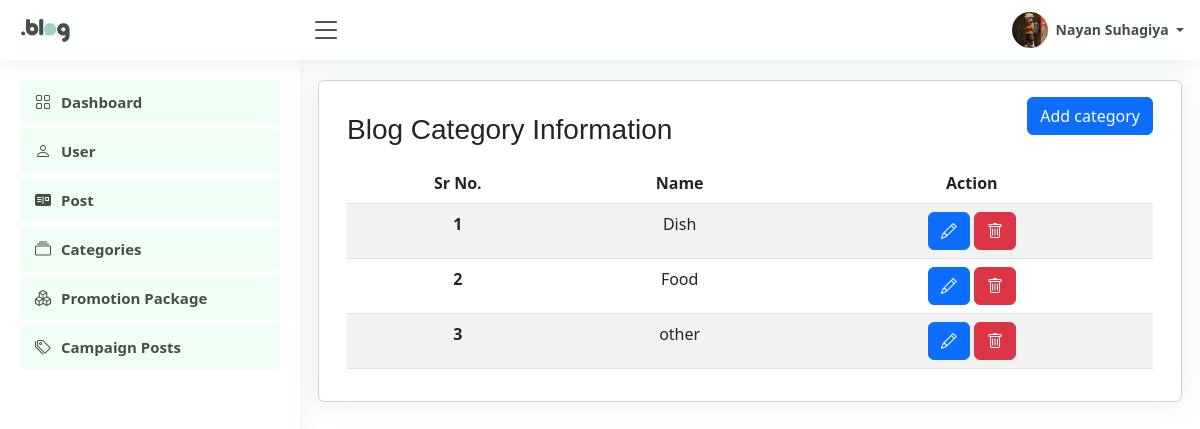
The app's page /admin/category.php (signed in) with its own data.
### tables this page shows
CREATE TABLE `users` (
  `user_id` int(11) NOT NULL,
  `name` varchar(100) NOT NULL,
  `email` varchar(100) NOT NULL,
  `password` varchar(100) NOT NULL,
  `user_type` enum('client','admin') NOT NULL DEFAULT 'client',
  `image` varchar(100) DEFAULT NULL
);

CREATE TABLE `categories` (
  `category_id` int(11) NOT NULL,
  `name` varchar(100) NOT NULL
);

### admin/category.php (the view, shortened to what this page needs)
<?php
include "../connection.php";
include "./sidebar.php";
?>
<main id="main" class="main">
  <section class="section dashboard">
    <div class="row">
      <div class="card">
        <div class="card-body">
          <h3 class="my-3 float-start">Blog Category Information</h3>
          <div class="btn btn-primary float-end" data-bs-toggle='modal' data-bs-target='#edit-category-modal'>Add
            category</div>
          <table class="table table-striped text-center">
            <thead>
              <tr>
                <th scope="col">Sr No.</th>
                <th scope="col">Name</th>
                <th scope="col">Action</th>
              </tr>
            </thead>
            <tbody>
              <?php $query = "SELECT * FROM Categories";
              $result = mysqli_query($conn, $query);
              $i = 1;
              while ($row = mysqli_fetch_assoc($result)) {
              ?>
                <tr>
                  <th scope='row'>
                    <?= $i ?>
                  </th>
                  <td>
                    <?= $row["name"] ?>
                  </td>
                  <td>
                    <form method="post" id='edit-form' class="m-0">
                      <button class='btn btn-primary' type="button" data-bs-toggle='modal' data-bs-target='#edit-category-modal<?= $i ?>'><i class='bi bi-pencil'></i></button>
                      <button class='btn btn-danger' type="submit" name="delete"><i class='bi bi-trash'></i></button>
                    </form>
                  </td>
                </tr>
              <?php
                $i++;
              }
              ?>
            </tbody>
          </table>
        </div>
      </div>
    </div>
  </section>
</main>

### admin/sidebar.php (shortened to what this page needs)
<!DOCTYPE html>
<html lang="en">
<head>
  <link href="../lib/css/style.css" rel="stylesheet">
  <link href="../lib/css/bootstrap.min.css" rel="stylesheet">
  <link href="../lib/css/bootstrap-icons/bootstrap-icons.css" rel="stylesheet">
</head>
<?php
include "../connection.php";
$user_id = $_SESSION["user_id"];
$query = "SELECT * FROM Users WHERE user_id='$user_id'";
$runquery = mysqli_query($conn, $query);
$row = mysqli_fetch_assoc($runquery);
$name = $row["name"];
$image = $row["image"];
?>
<body>
  <header id="header" class="header fixed-top d-flex align-items-center">
    <div class="d-flex align-items-center justify-content-between">
      <a href="index.html" class="logo d-flex align-items-center">
        <img src="../assets/site_logo.png" alt="">
      </a>
      <i class="bi bi-list toggle-sidebar-btn"></i>
    </div>
    <nav class="header-nav ms-auto">
      <ul class="d-flex align-items-center">
        <li class="nav-item dropdown pe-3">
          <a class="nav-link nav-profile d-flex align-items-center pe-0" href="#" data-bs-toggle="dropdown">
            <img src="<?= "." . $image ?>" alt="Profile" class="rounded-circle">
            <span class="d-none d-md-block dropdown-toggle ps-2">
              <?= $name ?>
            </span>
          </a>
        </li>
      </ul>
    </nav>
  </header>
  <aside id="sidebar" class="sidebar">
    <ul class="sidebar-nav" id="sidebar-nav">
      <li class="nav-item">
        <a class="nav-link " href="dashboard.php">
          <i class="bi bi-grid"></i>
          <span>Dashboard</span>
        </a>
      </li>
      <li class="nav-item">
        <a class="nav-link " href="userInfo.php">
          <i class="bi bi-person"></i>
          <span>User</span>
        </a>
      </li>
      <li class="nav-item">
        <a class="nav-link " href="blog_post.php">
          <i class="bi bi-postcard-fill"></i>
          <span>Post</span>
        </a>
      </li>
      <li class="nav-item">
        <a class="nav-link " href="category.php">
          <i class="bi bi-collection"></i>
          <span>Categories</span>
        </a>
      </li>
      <li class="nav-item">
        <a class="nav-link " href="promotion_package.php">
          <i class="bi bi-boxes"></i>
          <span>Promotion Package</span>
        </a>
      </li>
      <li class="nav-item">
        <a class="nav-link " href="campaign.php">
          <i class="bi bi-tags"></i>
          <span>Campaign Posts</span>
        </a>
      </li>
    </ul>
  </aside>
</body>
</html>

### records on screen
users: image (picture), name "Nayan Suhagiya"
categories: name "Dish"
categories: name "Food"
categories: name "other"
